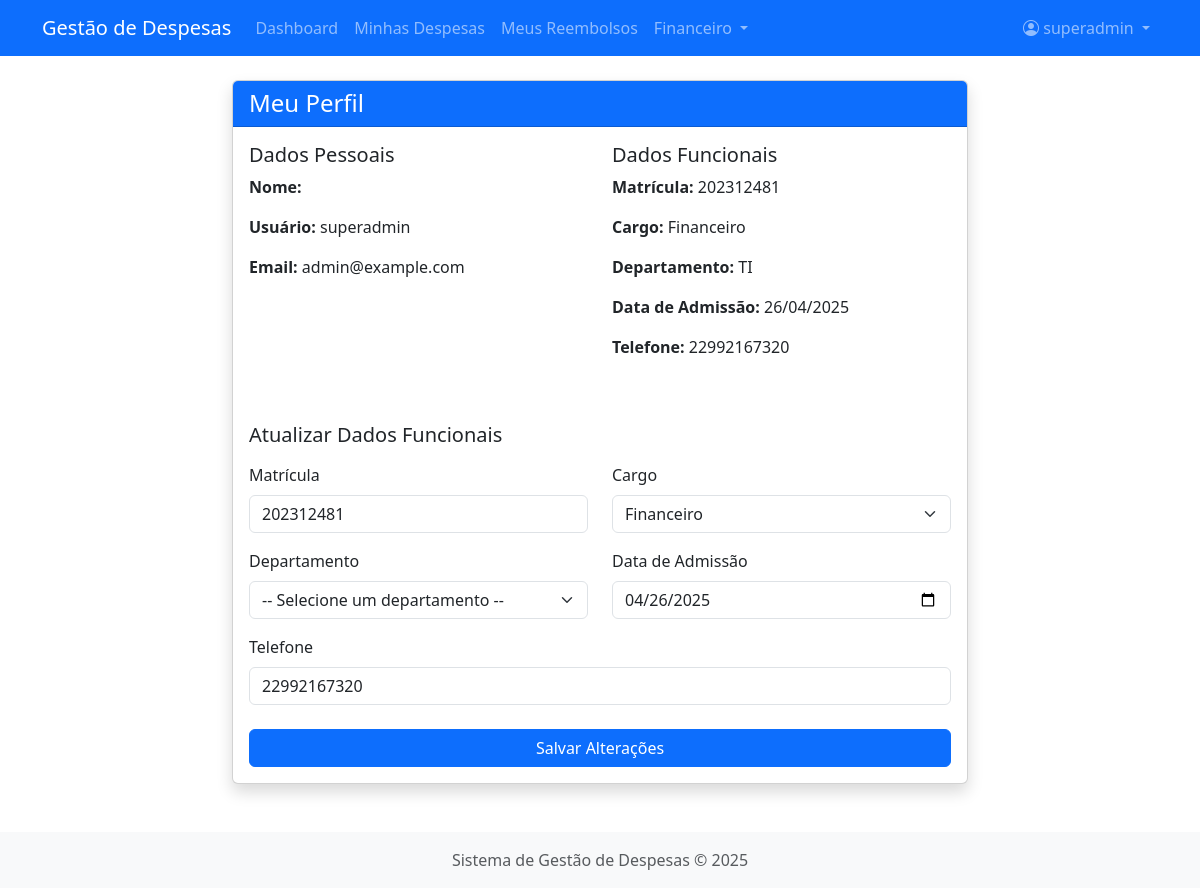
Page /perfil/ (signed in) on the earlier database version.
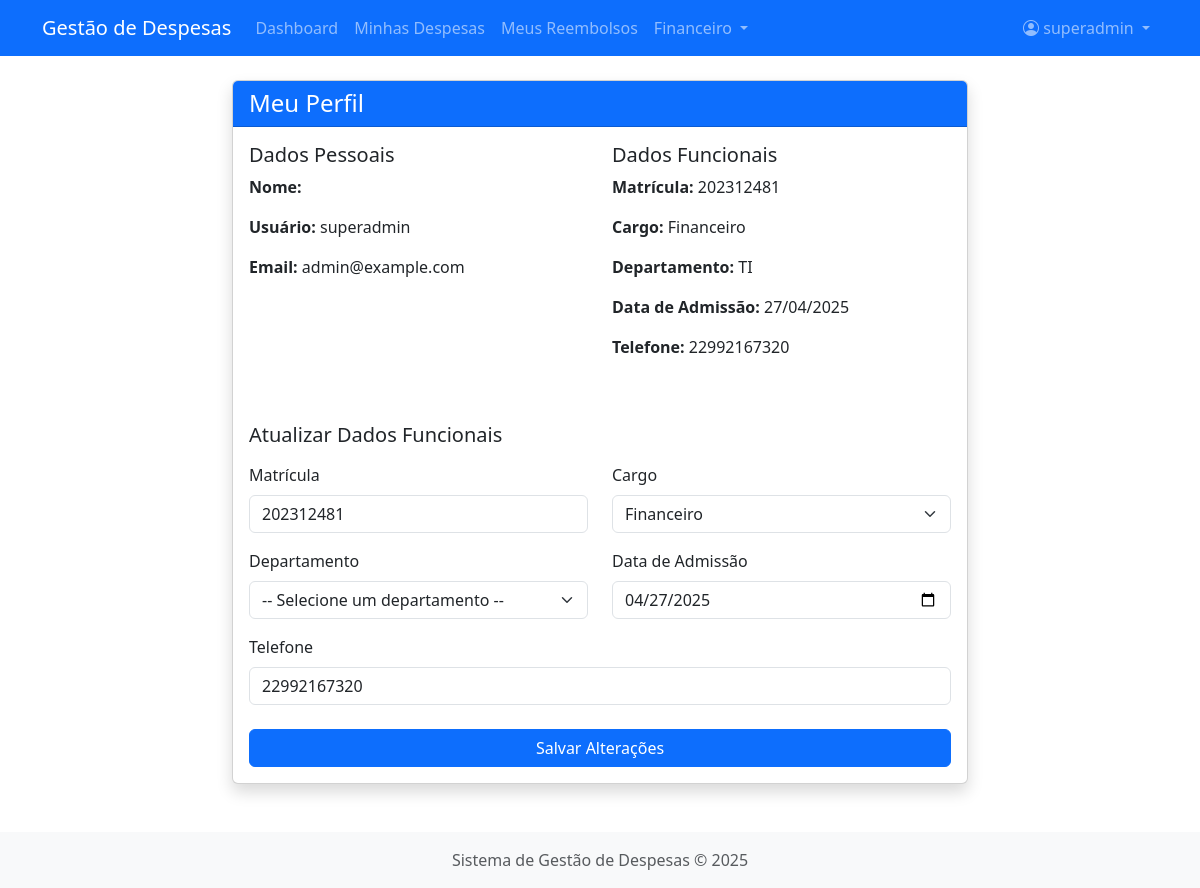
Same page on the later database version.
### despesas/models.py (models this page shows, shortened)
class Funcionario(models.Model):
    CARGO_CHOICES = [
        ('FUNCIONARIO', 'Funcionário'),
        ('GERENTE', 'Gerente'),
        ('FINANCEIRO', 'Financeiro'),
    ]
    usuario = models.OneToOneField(User, on_delete=models.CASCADE, related_name='funcionario')
    cargo = models.CharField(max_length=15, choices=CARGO_CHOICES, default='FUNCIONARIO')
    departamento = models.ForeignKey(Departamento, on_delete=models.PROTECT, related_name='funcionarios')
    matricula = models.CharField(max_length=20, unique=True)
    telefone = models.CharField(max_length=20, blank=True, null=True)
    data_admissao = models.DateField()
    def is_gerente(self):
        return self.cargo == 'GERENTE'
    def is_financeiro(self):
        return self.cargo == 'FINANCEIRO'
    class Meta:
        verbose_name = 'Funcionário'
        verbose_name_plural = 'Funcionários'

class Departamento(models.Model):
    nome = models.CharField(max_length=100)
    descricao = models.TextField(blank=True, null=True)
    def __str__(self):
        return self.nome
    class Meta:
        verbose_name = 'Departamento'
        verbose_name_plural = 'Departamentos'

### despesas/views.py (the view)
# urls.py: path('perfil/', views.profile, name='profile'),
@login_required
def profile(request):
    try:
        funcionario = request.user.funcionario
    except:
        funcionario = None
    if request.method == 'POST':
        if funcionario:
            funcionario_form = FuncionarioForm(request.POST, instance=funcionario)
        else:
            funcionario_form = FuncionarioForm(request.POST)
        if funcionario_form.is_valid():
            if not funcionario:
                funcionario = funcionario_form.save(commit=False)
                funcionario.usuario = request.user
                funcionario.save()
            else:
                funcionario_form.save()
            messages.success(request, "Perfil atualizado com sucesso!")
            return redirect('despesas:dashboard')
    else:
        funcionario_form = FuncionarioForm(instance=funcionario) if funcionario else FuncionarioForm()
    return render(request, 'despesas/profile.html', {
        'funcionario_form': funcionario_form,
        'funcionario': funcionario
    })

### despesas/forms.py
class FuncionarioForm(forms.ModelForm):
    class Meta:
        model = Funcionario
        fields = ('departamento', 'cargo', 'matricula', 'telefone', 'data_admissao')
        widgets = {
            'data_admissao': forms.DateInput(attrs={'type': 'date'}),
        }

### despesas/templates/despesas/profile.html (shortened to what the changed rows need)
{% extends 'despesas/base.html' %}
{% block content %}
<div class="row justify-content-center">
    <div class="col-md-8">
        <div class="card shadow">
            <div class="card-body">
                <div class="row">
                    {% if funcionario %}
                    <div class="col-md-6 mb-4">
                        <h5>Dados Funcionais</h5>
                        <p><strong>Matrícula:</strong> {{ funcionario.matricula }}</p>
                        <p><strong>Cargo:</strong> {{ funcionario.get_cargo_display }}</p>
                        <p><strong>Departamento:</strong> {{ funcionario.departamento }}</p>
                        <p><strong>Data de Admissão:</strong> {{ funcionario.data_admissao|date:"d/m/Y" }}</p>
                        {% if funcionario.telefone %}
                        <p><strong>Telefone:</strong> {{ funcionario.telefone }}</p>
                        {% endif %}
                    </div>
                    {% endif %}
                </div>
                <form method="post" novalidate>
                    <div class="row">
                        <div class="col-md-6 mb-3">
                            <label for="{{ funcionario_form.matricula.id_for_label }}" class="form-label">Matrícula</label>
                            <input type="text" name="{{ funcionario_form.matricula.name }}"
                                   id="{{ funcionario_form.matricula.id_for_label }}"
                                   class="form-control {% if funcionario_form.matricula.errors %}is-invalid{% endif %}"
                                   value="{{ funcionario_form.matricula.value|default:'' }}" required>
                        </div>
                        <div class="col-md-6 mb-3">
                            <label for="{{ funcionario_form.cargo.id_for_label }}" class="form-label">Cargo</label>
                            <select name="{{ funcionario_form.cargo.name }}"
                                   id="{{ funcionario_form.cargo.id_for_label }}"
                                   class="form-select {% if funcionario_form.cargo.errors %}is-invalid{% endif %}" required>
                                {% for value, text in funcionario_form.cargo.field.choices %}
                                <option value="{{ value }}" {% if funcionario_form.cargo.value == value %}selected{% endif %}>
                                    {{ text }}
                                </option>
                                {% endfor %}
                            </select>
                        </div>
                    </div>
                    <div class="row">
                        <div class="col-md-6 mb-3">
                            <label for="{{ funcionario_form.data_admissao.id_for_label }}" class="form-label">Data de Admissão</label>
                            <input type="date" name="{{ funcionario_form.data_admissao.name }}"
                                   id="{{ funcionario_form.data_admissao.id_for_label }}"
                                   class="form-control {% if funcionario_form.data_admissao.errors %}is-invalid{% endif %}"
                                   value="{{ funcionario_form.data_admissao.value|date:'Y-m-d'|default:'' }}" required>
                        </div>
                    </div>
                    <div class="mb-3">
                        <label for="{{ funcionario_form.telefone.id_for_label }}" class="form-label">Telefone</label>
                        <input type="text" name="{{ funcionario_form.telefone.name }}"
                               id="{{ funcionario_form.telefone.id_for_label }}"
                               class="form-control {% if funcionario_form.telefone.errors %}is-invalid{% endif %}"
                               value="{{ funcionario_form.telefone.value|default:'' }}">
                    </div>
                </form>
            </div>
        </div>
    </div>
</div>
{% endblock %}

Differences in the rows shown:
changed Funcionario "Financeiro": data_admissao "26/04/2025" → "27/04/2025"; data_admissao "04/26/2025" → "04/27/2025"
